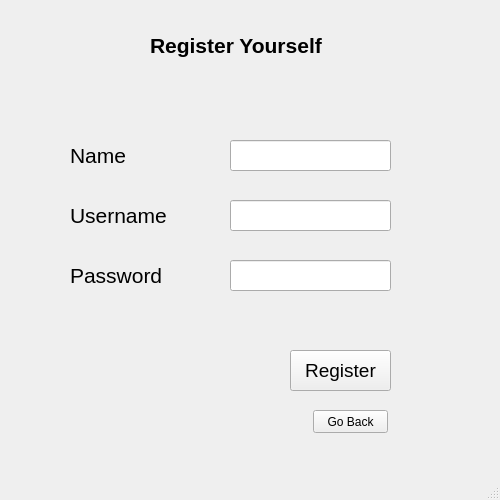
<?xml version="1.0" encoding="UTF-8"?>
<ui version="4.0">
 <class>registerwindow</class>
 <widget class="QMainWindow" name="registerwindow">
  <property name="geometry">
   <rect>
    <x>0</x>
    <y>0</y>
    <width>500</width>
    <height>500</height>
   </rect>
  </property>
  <property name="maximumSize">
   <size>
    <width>500</width>
    <height>500</height>
   </size>
  </property>
  <property name="windowTitle">
   <string>Register</string>
  </property>
  <widget class="QWidget" name="centralwidget">
   <widget class="QLabel" name="label">
    <property name="geometry">
     <rect>
      <x>150</x>
      <y>20</y>
      <width>201</width>
      <height>51</height>
     </rect>
    </property>
    <property name="font">
     <font>
      <pointsize>16</pointsize>
      <weight>75</weight>
      <bold>true</bold>
     </font>
    </property>
    <property name="text">
     <string>Register Yourself</string>
    </property>
   </widget>
   <widget class="QLabel" name="label_2">
    <property name="geometry">
     <rect>
      <x>70</x>
      <y>140</y>
      <width>61</width>
      <height>31</height>
     </rect>
    </property>
    <property name="font">
     <font>
      <pointsize>16</pointsize>
     </font>
    </property>
    <property name="text">
     <string>Name</string>
    </property>
   </widget>
   <widget class="QLabel" name="label_3">
    <property name="geometry">
     <rect>
      <x>70</x>
      <y>200</y>
      <width>101</width>
      <height>31</height>
     </rect>
    </property>
    <property name="font">
     <font>
      <pointsize>16</pointsize>
     </font>
    </property>
    <property name="text">
     <string>Username</string>
    </property>
   </widget>
   <widget class="QLabel" name="label_4">
    <property name="geometry">
     <rect>
      <x>70</x>
      <y>260</y>
      <width>101</width>
      <height>31</height>
     </rect>
    </property>
    <property name="font">
     <font>
      <pointsize>16</pointsize>
     </font>
    </property>
    <property name="text">
     <string>Password</string>
    </property>
   </widget>
   <widget class="QLineEdit" name="register_name">
    <property name="geometry">
     <rect>
      <x>230</x>
      <y>140</y>
      <width>161</width>
      <height>31</height>
     </rect>
    </property>
   </widget>
   <widget class="QLineEdit" name="register_username">
    <property name="geometry">
     <rect>
      <x>230</x>
      <y>200</y>
      <width>161</width>
      <height>31</height>
     </rect>
    </property>
   </widget>
   <widget class="QLineEdit" name="register_password">
    <property name="geometry">
     <rect>
      <x>230</x>
      <y>260</y>
      <width>161</width>
      <height>31</height>
     </rect>
    </property>
   </widget>
   <widget class="QPushButton" name="register_button">
    <property name="geometry">
     <rect>
      <x>290</x>
      <y>350</y>
      <width>101</width>
      <height>41</height>
     </rect>
    </property>
    <property name="font">
     <font>
      <pointsize>14</pointsize>
     </font>
    </property>
    <property name="text">
     <string>Register</string>
    </property>
   </widget>
   <widget class="QPushButton" name="go_back_button">
    <property name="geometry">
     <rect>
      <x>313</x>
      <y>410</y>
      <width>75</width>
      <height>23</height>
     </rect>
    </property>
    <property name="text">
     <string>Go Back</string>
    </property>
   </widget>
  </widget>
  <widget class="QMenuBar" name="menubar">
   <property name="geometry">
    <rect>
     <x>0</x>
     <y>0</y>
     <width>500</width>
     <height>21</height>
    </rect>
   </property>
  </widget>
  <widget class="QStatusBar" name="statusbar"/>
 </widget>
 <resources/>
 <connections/>
</ui>
